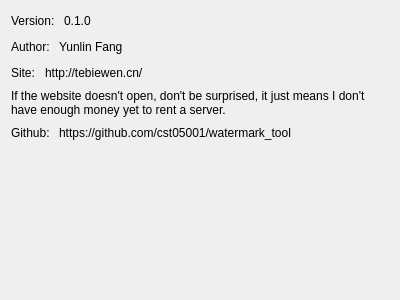
<?xml version="1.0" encoding="UTF-8"?>
<ui version="4.0">
 <class>About</class>
 <widget class="QWidget" name="About">
  <property name="geometry">
   <rect>
    <x>0</x>
    <y>0</y>
    <width>400</width>
    <height>300</height>
   </rect>
  </property>
  <property name="windowTitle">
   <string>About Author</string>
  </property>
  <layout class="QHBoxLayout" name="horizontalLayout_2">
   <item>
    <layout class="QHBoxLayout" name="horizontalLayout">
     <item>
      <layout class="QVBoxLayout" name="verticalLayout">
       <item>
        <layout class="QHBoxLayout" name="horizontalLayout_3">
         <item>
          <widget class="QLabel" name="label">
           <property name="text">
            <string>Version: </string>
           </property>
          </widget>
         </item>
         <item>
          <widget class="QLabel" name="labelVersion">
           <property name="text">
            <string>0.1.0</string>
           </property>
          </widget>
         </item>
         <item>
          <spacer name="horizontalSpacer">
           <property name="orientation">
            <enum>Qt::Horizontal</enum>
           </property>
           <property name="sizeHint" stdset="0">
            <size>
             <width>40</width>
             <height>20</height>
            </size>
           </property>
          </spacer>
         </item>
        </layout>
       </item>
       <item>
        <layout class="QHBoxLayout" name="horizontalLayout_5">
         <item>
          <widget class="QLabel" name="label_2">
           <property name="text">
            <string>Author: </string>
           </property>
          </widget>
         </item>
         <item>
          <widget class="QLabel" name="labelAuthor">
           <property name="text">
            <string>Yunlin Fang&lt;cst05001@hotmail.com&gt;</string>
           </property>
           <property name="textInteractionFlags">
            <set>Qt::LinksAccessibleByMouse|Qt::TextSelectableByMouse</set>
           </property>
          </widget>
         </item>
         <item>
          <spacer name="horizontalSpacer_2">
           <property name="orientation">
            <enum>Qt::Horizontal</enum>
           </property>
           <property name="sizeHint" stdset="0">
            <size>
             <width>40</width>
             <height>20</height>
            </size>
           </property>
          </spacer>
         </item>
        </layout>
       </item>
       <item>
        <layout class="QHBoxLayout" name="horizontalLayout_6">
         <item>
          <widget class="QLabel" name="label_3">
           <property name="text">
            <string>Site: </string>
           </property>
          </widget>
         </item>
         <item>
          <widget class="QLabel" name="labelSite">
           <property name="text">
            <string>http://tebiewen.cn/</string>
           </property>
           <property name="textInteractionFlags">
            <set>Qt::LinksAccessibleByMouse|Qt::TextSelectableByMouse</set>
           </property>
          </widget>
         </item>
         <item>
          <spacer name="horizontalSpacer_3">
           <property name="orientation">
            <enum>Qt::Horizontal</enum>
           </property>
           <property name="sizeHint" stdset="0">
            <size>
             <width>40</width>
             <height>20</height>
            </size>
           </property>
          </spacer>
         </item>
        </layout>
       </item>
       <item>
        <widget class="QLabel" name="label_6">
         <property name="text">
          <string>If the website doesn't open, don't be surprised, it just means I don't have enough money yet to rent a server.</string>
         </property>
         <property name="wordWrap">
          <bool>true</bool>
         </property>
        </widget>
       </item>
       <item>
        <layout class="QHBoxLayout" name="horizontalLayout_7">
         <item>
          <widget class="QLabel" name="label_4">
           <property name="text">
            <string>Github: </string>
           </property>
          </widget>
         </item>
         <item>
          <widget class="QLabel" name="label_5">
           <property name="text">
            <string>https://github.com/cst05001/watermark_tool</string>
           </property>
           <property name="textInteractionFlags">
            <set>Qt::LinksAccessibleByMouse|Qt::TextSelectableByMouse</set>
           </property>
          </widget>
         </item>
         <item>
          <spacer name="horizontalSpacer_4">
           <property name="orientation">
            <enum>Qt::Horizontal</enum>
           </property>
           <property name="sizeHint" stdset="0">
            <size>
             <width>40</width>
             <height>20</height>
            </size>
           </property>
          </spacer>
         </item>
        </layout>
       </item>
       <item>
        <spacer name="verticalSpacer">
         <property name="orientation">
          <enum>Qt::Vertical</enum>
         </property>
         <property name="sizeHint" stdset="0">
          <size>
           <width>20</width>
           <height>40</height>
          </size>
         </property>
        </spacer>
       </item>
      </layout>
     </item>
    </layout>
   </item>
  </layout>
 </widget>
 <resources/>
 <connections/>
</ui>
